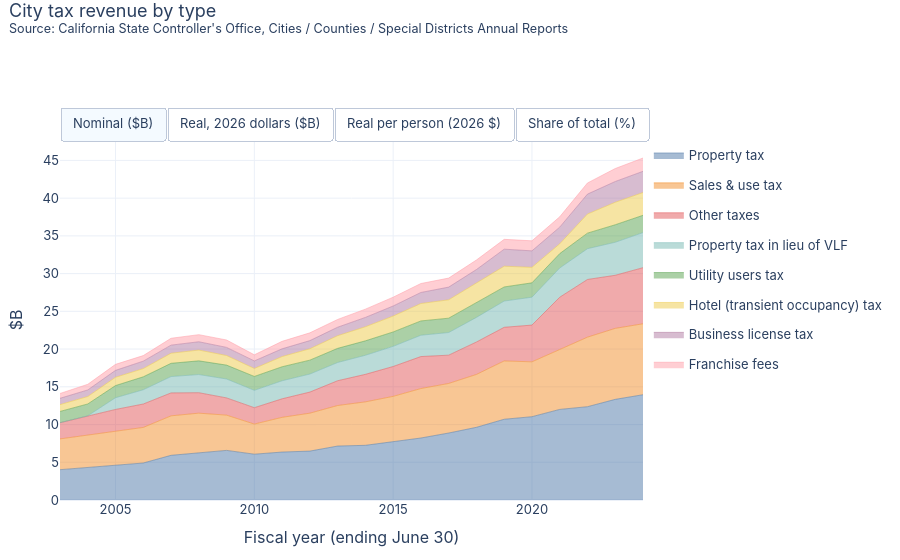
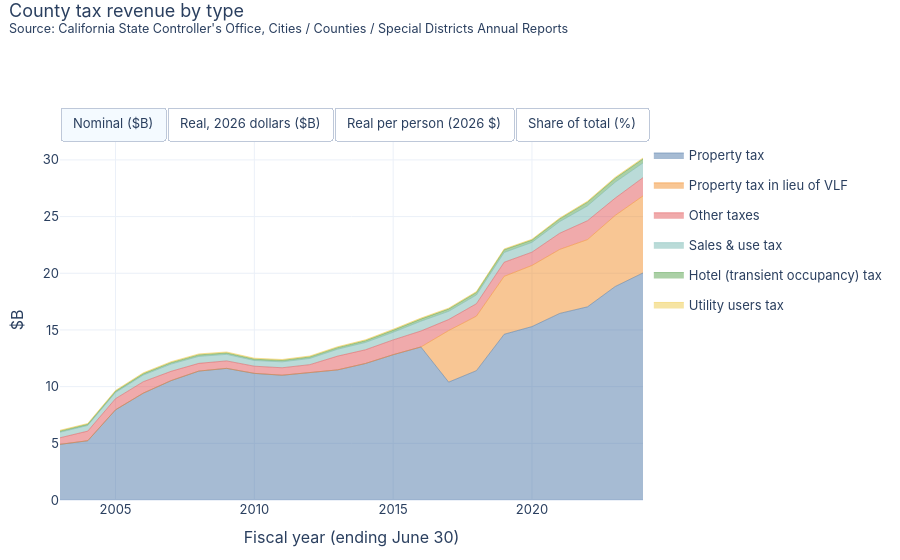

Notebook code for these charts, in order:
### Markdown cell above
# Local Taxes
Taxes collected by cities and counties, by type. SCO classifies franchise fees under taxes; they're shown separately here. 'Property tax in lieu of VLF' replaced the vehicle license fee revenue the state cut in 2004.

### Code cell
import pandas as pd
import plotly.graph_objects as go
import plotly.io as pio
from ca_taxes.io import PROCESSED
from ca_taxes.deflate import add_views, base_fy, LAST_ACTUAL_FY
from ca_taxes.style import stacked_area_toggle, base_layout, PALETTE, SOURCE_NOTE
pio.renderers.default = "plotly_mimetype"
SCO_NOTE = "Source: California State Controller's Office, Cities / Counties / Special Districts Annual Reports"
BREAK = {2016.5: "SCO reporting format changes"}
lt = pd.read_csv(PROCESSED / "local_taxes.csv")
for govt in ["City", "County"]:
    d = add_views(lt[lt.govt == govt].groupby(["fy", "tax_type"], as_index=False).amount_k.sum())
    stacked_area_toggle(d, "tax_type", f"{govt} tax revenue by type", SCO_NOTE).show()

### Figure 1 — Plotly figure (JSON) as saved in the notebook; plotly's stock layout.template omitted (floating-point values rounded to 4 significant figures)
{"data": [{"hovertemplate": "%{y:,.1f}", "legendgroup": "Property tax", "line": {"color": "#4e79a7", "width": 0.5}, "mode": "lines", "name": "Property tax", "showlegend": true, "stackgroup": "one", "type": "scatter", "visible": true, "x": [2003, 2004, 2005, 2006, 2007, 2008, 2009, 2010, 2011, 2012, 2013, 2014, 2015, 2016, 2017, 2018, 2019, 2020, 2021, 2022, 2023, 2024], "y": [4.017, 4.296, 4.618, 4.902, 5.92, 6.288, 6.576, 6.071, 6.352, 6.48, 7.149, 7.245, 7.69, 8.216, 8.874, 9.631, 10.7, 11.04, 12.0, 12.36, 13.33, 13.95]}, {"hovertemplate": "%{y:,.1f}", "legendgroup": "Sales & use tax", "line": {"color": "#f28e2b", "width": 0.5}, "mode": "lines", "name": "Sales & use tax", "showlegend": true, "stackgroup": "one", "type": "scatter", "visible": true, "x": [2003, 2004, 2005, 2006, 2007, 2008, 2009, 2010, 2011, 2012, 2013, 2014, 2015, 2016, 2017, 2018, 2019, 2020, 2021, 2022, 2023, 2024], "y": [4.076, 4.32, 4.573, 4.714, 5.232, 5.219, 4.673, 3.991, 4.602, 5.024, 5.373, 5.755, 6.042, 6.553, 6.569, 7.005, 7.726, 7.273, 7.936, 9.213, 9.407, 9.402]}, {"hovertemplate": "%{y:,.1f}", "legendgroup": "Other taxes", "line": {"color": "#e15759", "width": 0.5}, "mode": "lines", "name": "Other taxes", "showlegend": true, "stackgroup": "one", "type": "scatter", "visible": true, "x": [2003, 2004, 2005, 2006, 2007, 2008, 2009, 2010, 2011, 2012, 2013, 2014, 2015, 2016, 2017, 2018, 2019, 2020, 2021, 2022, 2023, 2024], "y": [2.147, 2.543, 2.808, 3.101, 3.037, 2.71, 2.278, 2.17, 2.453, 2.798, 3.28, 3.649, 3.957, 4.238, 3.749, 4.299, 4.457, 4.867, 6.928, 7.645, 7.035, 7.429]}, {"hovertemplate": "%{y:,.1f}", "legendgroup": "Property tax in lieu of VLF", "line": {"color": "#76b7b2", "width": 0.5}, "mode": "lines", "name": "Property tax in lieu of VLF", "showlegend": true, "stackgroup": "one", "type": "scatter", "visible": true, "x": [2003, 2004, 2005, 2006, 2007, 2008, 2009, 2010, 2011, 2012, 2013, 2014, 2015, 2016, 2017, 2018, 2019, 2020, 2021, 2022, 2023, 2024], "y": [0.0, 0.0, 1.552, 1.892, 2.168, 2.405, 2.508, 2.3, 2.393, 2.387, 2.415, 2.527, 2.669, 2.827, 2.998, 3.259, 3.478, 3.697, 3.873, 4.079, 4.373, 4.65]}, {"hovertemplate": "%{y:,.1f}", "legendgroup": "Utility users tax", "line": {"color": "#59a14f", "width": 0.5}, "mode": "lines", "name": "Utility users tax", "showlegend": true, "stackgroup": "one", "type": "scatter", "visible": true, "x": [2003, 2004, 2005, 2006, 2007, 2008, 2009, 2010, 2011, 2012, 2013, 2014, 2015, 2016, 2017, 2018, 2019, 2020, 2021, 2022, 2023, 2024], "y": [1.494, 1.567, 1.609, 1.714, 1.754, 1.816, 1.84, 1.841, 1.856, 1.845, 1.874, 1.912, 1.909, 1.893, 1.902, 1.923, 1.87, 1.902, 1.908, 2.063, 2.323, 2.292]}, {"hovertemplate": "%{y:,.1f}", "legendgroup": "Hotel (transient occupancy) tax", "line": {"color": "#edc948", "width": 0.5}, "mode": "lines", "name": "Hotel (transient occupancy) tax", "showlegend": true, "stackgroup": "one", "type": "scatter", "visible": true, "x": [2003, 2004, 2005, 2006, 2007, 2008, 2009, 2010, 2011, 2012, 2013, 2014, 2015, 2016, 2017, 2018, 2019, 2020, 2021, 2022, 2023, 2024], "y": [0.9056, 0.9844, 1.1, 1.091, 1.339, 1.43, 1.272, 1.056, 1.349, 1.505, 1.679, 1.867, 2.105, 2.311, 2.436, 2.585, 2.749, 2.053, 1.3, 2.532, 2.982, 3.019]}, {"hovertemplate": "%{y:,.1f}", "legendgroup": "Business license tax", "line": {"color": "#b07aa1", "width": 0.5}, "mode": "lines", "name": "Business license tax", "showlegend": true, "stackgroup": "one", "type": "scatter", "visible": true, "x": [2003, 2004, 2005, 2006, 2007, 2008, 2009, 2010, 2011, 2012, 2013, 2014, 2015, 2016, 2017, 2018, 2019, 2020, 2021, 2022, 2023, 2024], "y": [0.8359, 0.8723, 0.9187, 0.9855, 1.071, 1.1, 1.076, 0.9996, 1.029, 1.081, 1.123, 1.238, 1.336, 1.46, 1.681, 1.834, 2.259, 2.182, 2.205, 2.638, 2.749, 2.811]}, {"hovertemplate": "%{y:,.1f}", "legendgroup": "Franchise fees", "line": {"color": "#ff9da7", "width": 0.5}, "mode": "lines", "name": "Franchise fees", "showlegend": true, "stackgroup": "one", "type": "scatter", "visible": true, "x": [2003, 2004, 2005, 2006, 2007, 2008, 2009, 2010, 2011, 2012, 2013, 2014, 2015, 2016, 2017, 2018, 2019, 2020, 2021, 2022, 2023, 2024], "y": [0.6385, 0.7471, 0.7949, 0.7382, 0.9088, 0.9407, 0.9804, 0.8115, 0.9897, 1.031, 1.031, 1.096, 1.165, 1.186, 1.197, 1.262, 1.302, 1.332, 1.371, 1.476, 1.718, 1.763]}, {"hovertemplate": "%{y:,.1f}", "legendgroup": "Property tax", "line": {"color": "#4e79a7", "width": 0.5}, "mode": "lines", "name": "Property tax", "showlegend": false, "stackgroup": "one", "type": "scatter", "visible": false, "x": [2003, 2004, 2005, 2006, 2007, 2008, 2009, 2010, 2011, 2012, 2013, 2014, 2015, 2016, 2017, 2018, 2019, 2020, 2021, 2022, 2023, 2024], "y": [7.228, 7.563, 7.892, 8.074, 9.503, 9.732, 10.04, 9.176, 9.415, 9.33, 10.12, 10.1, 10.65, 11.3, 11.98, 12.72, 13.84, 14.06, 14.94, 14.36, 14.58, 14.76]}, {"hovertemplate": "%{y:,.1f}", "legendgroup": "Sales & use tax", "line": {"color": "#f28e2b", "width": 0.5}, "mode": "lines", "name": "Sales & use tax", "showlegend": false, "stackgroup": "one", "type": "scatter", "visible": false, "x": [2003, 2004, 2005, 2006, 2007, 2008, 2009, 2010, 2011, 2012, 2013, 2014, 2015, 2016, 2017, 2018, 2019, 2020, 2021, 2022, 2023, 2024], "y": [7.335, 7.605, 7.816, 7.763, 8.399, 8.078, 7.133, 6.032, 6.821, 7.234, 7.609, 8.024, 8.365, 9.012, 8.869, 9.25, 9.996, 9.263, 9.881, 10.7, 10.29, 9.951]}, {"hovertemplate": "%{y:,.1f}", "legendgroup": "Other taxes", "line": {"color": "#e15759", "width": 0.5}, "mode": "lines", "name": "Other taxes", "showlegend": false, "stackgroup": "one", "type": "scatter", "visible": false, "x": [2003, 2004, 2005, 2006, 2007, 2008, 2009, 2010, 2011, 2012, 2013, 2014, 2015, 2016, 2017, 2018, 2019, 2020, 2021, 2022, 2023, 2024], "y": [3.863, 4.478, 4.799, 5.107, 4.875, 4.195, 3.477, 3.28, 3.636, 4.028, 4.645, 5.088, 5.478, 5.828, 5.062, 5.676, 5.766, 6.198, 8.625, 8.881, 7.692, 7.863]}, {"hovertemplate": "%{y:,.1f}", "legendgroup": "Property tax in lieu of VLF", "line": {"color": "#76b7b2", "width": 0.5}, "mode": "lines", "name": "Property tax in lieu of VLF", "showlegend": false, "stackgroup": "one", "type": "scatter", "visible": false, "x": [2003, 2004, 2005, 2006, 2007, 2008, 2009, 2010, 2011, 2012, 2013, 2014, 2015, 2016, 2017, 2018, 2019, 2020, 2021, 2022, 2023, 2024], "y": [0.0, 0.0, 2.653, 3.117, 3.48, 3.723, 3.828, 3.476, 3.546, 3.437, 3.42, 3.523, 3.694, 3.888, 4.047, 4.304, 4.499, 4.709, 4.822, 4.739, 4.782, 4.922]}, {"hovertemplate": "%{y:,.1f}", "legendgroup": "Utility users tax", "line": {"color": "#59a14f", "width": 0.5}, "mode": "lines", "name": "Utility users tax", "showlegend": false, "stackgroup": "one", "type": "scatter", "visible": false, "x": [2003, 2004, 2005, 2006, 2007, 2008, 2009, 2010, 2011, 2012, 2013, 2014, 2015, 2016, 2017, 2018, 2019, 2020, 2021, 2022, 2023, 2024], "y": [2.688, 2.758, 2.75, 2.822, 2.816, 2.811, 2.809, 2.783, 2.751, 2.657, 2.653, 2.665, 2.643, 2.603, 2.568, 2.539, 2.419, 2.422, 2.375, 2.396, 2.54, 2.425]}, {"hovertemplate": "%{y:,.1f}", "legendgroup": "Hotel (transient occupancy) tax", "line": {"color": "#edc948", "width": 0.5}, "mode": "lines", "name": "Hotel (transient occupancy) tax", "showlegend": false, "stackgroup": "one", "type": "scatter", "visible": false, "x": [2003, 2004, 2005, 2006, 2007, 2008, 2009, 2010, 2011, 2012, 2013, 2014, 2015, 2016, 2017, 2018, 2019, 2020, 2021, 2022, 2023, 2024], "y": [1.63, 1.733, 1.88, 1.797, 2.15, 2.214, 1.941, 1.596, 2.0, 2.168, 2.377, 2.603, 2.914, 3.178, 3.289, 3.414, 3.556, 2.614, 1.618, 2.942, 3.26, 3.196]}, {"hovertemplate": "%{y:,.1f}", "legendgroup": "Business license tax", "line": {"color": "#b07aa1", "width": 0.5}, "mode": "lines", "name": "Business license tax", "showlegend": false, "stackgroup": "one", "type": "scatter", "visible": false, "x": [2003, 2004, 2005, 2006, 2007, 2008, 2009, 2010, 2011, 2012, 2013, 2014, 2015, 2016, 2017, 2018, 2019, 2020, 2021, 2022, 2023, 2024], "y": [1.504, 1.536, 1.57, 1.623, 1.718, 1.703, 1.642, 1.511, 1.525, 1.556, 1.59, 1.725, 1.85, 2.009, 2.269, 2.422, 2.922, 2.779, 2.746, 3.065, 3.006, 2.975]}, {"hovertemplate": "%{y:,.1f}", "legendgroup": "Franchise fees", "line": {"color": "#ff9da7", "width": 0.5}, "mode": "lines", "name": "Franchise fees", "showlegend": false, "stackgroup": "one", "type": "scatter", "visible": false, "x": [2003, 2004, 2005, 2006, 2007, 2008, 2009, 2010, 2011, 2012, 2013, 2014, 2015, 2016, 2017, 2018, 2019, 2020, 2021, 2022, 2023, 2024], "y": [1.149, 1.315, 1.359, 1.216, 1.459, 1.456, 1.496, 1.227, 1.467, 1.485, 1.459, 1.529, 1.613, 1.631, 1.616, 1.667, 1.684, 1.697, 1.708, 1.715, 1.879, 1.866]}, {"hovertemplate": "%{y:,.0f}", "legendgroup": "Property tax", "line": {"color": "#4e79a7", "width": 0.5}, "mode": "lines", "name": "Property tax", "showlegend": false, "stackgroup": "one", "type": "scatter", "visible": false, "x": [2003, 2004, 2005, 2006, 2007, 2008, 2009, 2010, 2011, 2012, 2013, 2014, 2015, 2016, 2017, 2018, 2019, 2020, 2021, 2022, 2023, 2024], "y": [206.2, 213.6, 221.1, 224.7, 263.0, 267.2, 272.9, 247.1, 251.2, 246.9, 265.7, 262.9, 274.8, 289.5, 305.3, 322.9, 351.0, 356.0, 379.9, 367.0, 372.4, 375.9]}, {"hovertemplate": "%{y:,.0f}", "legendgroup": "Sales & use tax", "line": {"color": "#f28e2b", "width": 0.5}, "mode": "lines", "name": "Sales & use tax", "showlegend": false, "stackgroup": "one", "type": "scatter", "visible": false, "x": [2003, 2004, 2005, 2006, 2007, 2008, 2009, 2010, 2011, 2012, 2013, 2014, 2015, 2016, 2017, 2018, 2019, 2020, 2021, 2022, 2023, 2024], "y": [209.2, 214.7, 218.9, 216.1, 232.4, 221.8, 193.9, 162.4, 182.0, 191.4, 199.7, 208.8, 215.9, 230.9, 226.0, 234.9, 253.5, 234.6, 251.2, 273.5, 262.7, 253.4]}, {"hovertemplate": "%{y:,.0f}", "legendgroup": "Other taxes", "line": {"color": "#e15759", "width": 0.5}, "mode": "lines", "name": "Other taxes", "showlegend": false, "stackgroup": "one", "type": "scatter", "visible": false, "x": [2003, 2004, 2005, 2006, 2007, 2008, 2009, 2010, 2011, 2012, 2013, 2014, 2015, 2016, 2017, 2018, 2019, 2020, 2021, 2022, 2023, 2024], "y": [110.2, 126.4, 134.4, 142.2, 134.9, 115.2, 94.52, 88.31, 97.02, 106.6, 121.9, 132.4, 141.4, 149.3, 129.0, 144.1, 146.2, 157.0, 219.3, 226.9, 196.5, 200.2]}, {"hovertemplate": "%{y:,.0f}", "legendgroup": "Property tax in lieu of VLF", "line": {"color": "#76b7b2", "width": 0.5}, "mode": "lines", "name": "Property tax in lieu of VLF", "showlegend": false, "stackgroup": "one", "type": "scatter", "visible": false, "x": [2003, 2004, 2005, 2006, 2007, 2008, 2009, 2010, 2011, 2012, 2013, 2014, 2015, 2016, 2017, 2018, 2019, 2020, 2021, 2022, 2023, 2024], "y": [0.0, 0.0, 74.3, 86.75, 96.3, 102.2, 104.1, 93.6, 94.62, 90.94, 89.76, 91.69, 95.35, 99.63, 103.1, 109.3, 114.1, 119.3, 122.6, 121.1, 122.1, 125.3]}, {"hovertemplate": "%{y:,.0f}", "legendgroup": "Utility users tax", "line": {"color": "#59a14f", "width": 0.5}, "mode": "lines", "name": "Utility users tax", "showlegend": false, "stackgroup": "one", "type": "scatter", "visible": false, "x": [2003, 2004, 2005, 2006, 2007, 2008, 2009, 2010, 2011, 2012, 2013, 2014, 2015, 2016, 2017, 2018, 2019, 2020, 2021, 2022, 2023, 2024], "y": [76.66, 77.88, 77.02, 78.55, 77.93, 77.17, 76.35, 74.93, 73.41, 70.31, 69.64, 69.37, 68.2, 66.71, 65.45, 64.47, 61.34, 61.34, 60.38, 61.22, 64.88, 61.76]}, {"hovertemplate": "%{y:,.0f}", "legendgroup": "Hotel (transient occupancy) tax", "line": {"color": "#edc948", "width": 0.5}, "mode": "lines", "name": "Hotel (transient occupancy) tax", "showlegend": false, "stackgroup": "one", "type": "scatter", "visible": false, "x": [2003, 2004, 2005, 2006, 2007, 2008, 2009, 2010, 2011, 2012, 2013, 2014, 2015, 2016, 2017, 2018, 2019, 2020, 2021, 2022, 2023, 2024], "y": [46.47, 48.94, 52.67, 50.02, 59.5, 60.78, 52.78, 42.99, 53.35, 57.36, 62.4, 67.74, 75.22, 81.43, 83.81, 86.68, 90.17, 66.22, 41.13, 75.16, 83.26, 81.37]}, {"hovertemplate": "%{y:,.0f}", "legendgroup": "Business license tax", "line": {"color": "#b07aa1", "width": 0.5}, "mode": "lines", "name": "Business license tax", "showlegend": false, "stackgroup": "one", "type": "scatter", "visible": false, "x": [2003, 2004, 2005, 2006, 2007, 2008, 2009, 2010, 2011, 2012, 2013, 2014, 2015, 2016, 2017, 2018, 2019, 2020, 2021, 2022, 2023, 2024], "y": [42.9, 43.36, 43.98, 45.18, 47.55, 46.75, 44.64, 40.68, 40.7, 41.18, 41.74, 44.91, 47.74, 51.47, 57.83, 61.49, 74.1, 70.39, 69.79, 78.3, 76.76, 75.76]}, {"hovertemplate": "%{y:,.0f}", "legendgroup": "Franchise fees", "line": {"color": "#ff9da7", "width": 0.5}, "mode": "lines", "name": "Franchise fees", "showlegend": false, "stackgroup": "one", "type": "scatter", "visible": false, "x": [2003, 2004, 2005, 2006, 2007, 2008, 2009, 2010, 2011, 2012, 2013, 2014, 2015, 2016, 2017, 2018, 2019, 2020, 2021, 2022, 2023, 2024], "y": [32.77, 37.14, 38.05, 33.84, 40.37, 39.97, 40.68, 33.03, 39.14, 39.29, 38.3, 39.79, 41.63, 41.79, 41.19, 42.32, 42.7, 42.97, 43.41, 43.81, 47.99, 47.52]}, {"hovertemplate": "%{y:.1f}", "legendgroup": "Property tax", "line": {"color": "#4e79a7", "width": 0.5}, "mode": "lines", "name": "Property tax", "showlegend": false, "stackgroup": "one", "type": "scatter", "visible": false, "x": [2003, 2004, 2005, 2006, 2007, 2008, 2009, 2010, 2011, 2012, 2013, 2014, 2015, 2016, 2017, 2018, 2019, 2020, 2021, 2022, 2023, 2024], "y": [28.46, 28.03, 25.69, 25.62, 27.63, 28.7, 31.01, 31.55, 30.21, 29.25, 29.88, 28.65, 28.62, 28.64, 30.18, 30.29, 30.98, 32.14, 31.99, 29.43, 30.36, 30.78]}, {"hovertemplate": "%{y:.1f}", "legendgroup": "Sales & use tax", "line": {"color": "#f28e2b", "width": 0.5}, "mode": "lines", "name": "Sales & use tax", "showlegend": false, "stackgroup": "one", "type": "scatter", "visible": false, "x": [2003, 2004, 2005, 2006, 2007, 2008, 2009, 2010, 2011, 2012, 2013, 2014, 2015, 2016, 2017, 2018, 2019, 2020, 2021, 2022, 2023, 2024], "y": [28.88, 28.18, 25.44, 24.63, 24.42, 23.82, 22.04, 20.74, 21.89, 22.68, 22.46, 22.76, 22.49, 22.85, 22.34, 22.03, 22.37, 21.18, 21.15, 21.93, 21.42, 20.75]}, {"hovertemplate": "%{y:.1f}", "legendgroup": "Other taxes", "line": {"color": "#e15759", "width": 0.5}, "mode": "lines", "name": "Other taxes", "showlegend": false, "stackgroup": "one", "type": "scatter", "visible": false, "x": [2003, 2004, 2005, 2006, 2007, 2008, 2009, 2010, 2011, 2012, 2013, 2014, 2015, 2016, 2017, 2018, 2019, 2020, 2021, 2022, 2023, 2024], "y": [15.21, 16.59, 15.62, 16.2, 14.17, 12.37, 10.74, 11.28, 11.67, 12.63, 13.71, 14.43, 14.72, 14.77, 12.75, 13.52, 12.9, 14.17, 18.46, 18.2, 16.02, 16.39]}, {"hovertemplate": "%{y:.1f}", "legendgroup": "Property tax in lieu of VLF", "line": {"color": "#76b7b2", "width": 0.5}, "mode": "lines", "name": "Property tax in lieu of VLF", "showlegend": false, "stackgroup": "one", "type": "scatter", "visible": false, "x": [2003, 2004, 2005, 2006, 2007, 2008, 2009, 2010, 2011, 2012, 2013, 2014, 2015, 2016, 2017, 2018, 2019, 2020, 2021, 2022, 2023, 2024], "y": [0.0, 0.0, 8.635, 9.888, 10.12, 10.98, 11.83, 11.95, 11.38, 10.78, 10.09, 9.991, 9.93, 9.856, 10.19, 10.25, 10.07, 10.77, 10.32, 9.71, 9.957, 10.26]}, {"hovertemplate": "%{y:.1f}", "legendgroup": "Utility users tax", "line": {"color": "#59a14f", "width": 0.5}, "mode": "lines", "name": "Utility users tax", "showlegend": false, "stackgroup": "one", "type": "scatter", "visible": false, "x": [2003, 2004, 2005, 2006, 2007, 2008, 2009, 2010, 2011, 2012, 2013, 2014, 2015, 2016, 2017, 2018, 2019, 2020, 2021, 2022, 2023, 2024], "y": [10.58, 10.22, 8.951, 8.954, 8.186, 8.29, 8.678, 9.57, 8.829, 8.331, 7.832, 7.559, 7.103, 6.599, 6.469, 6.047, 5.413, 5.537, 5.084, 4.91, 5.29, 5.057]}, {"hovertemplate": "%{y:.1f}", "legendgroup": "Hotel (transient occupancy) tax", "line": {"color": "#edc948", "width": 0.5}, "mode": "lines", "name": "Hotel (transient occupancy) tax", "showlegend": false, "stackgroup": "one", "type": "scatter", "visible": false, "x": [2003, 2004, 2005, 2006, 2007, 2008, 2009, 2010, 2011, 2012, 2013, 2014, 2015, 2016, 2017, 2018, 2019, 2020, 2021, 2022, 2023, 2024], "y": [6.416, 6.422, 6.121, 5.702, 6.25, 6.528, 5.999, 5.49, 6.417, 6.796, 7.018, 7.381, 7.834, 8.056, 8.284, 8.13, 7.958, 5.977, 3.464, 6.028, 6.789, 6.662]}, {"hovertemplate": "%{y:.1f}", "legendgroup": "Business license tax", "line": {"color": "#b07aa1", "width": 0.5}, "mode": "lines", "name": "Business license tax", "showlegend": false, "stackgroup": "one", "type": "scatter", "visible": false, "x": [2003, 2004, 2005, 2006, 2007, 2008, 2009, 2010, 2011, 2012, 2013, 2014, 2015, 2016, 2017, 2018, 2019, 2020, 2021, 2022, 2023, 2024], "y": [5.923, 5.69, 5.111, 5.15, 4.995, 5.021, 5.074, 5.196, 4.895, 4.879, 4.694, 4.894, 4.972, 5.092, 5.716, 5.768, 6.539, 6.354, 5.877, 6.279, 6.258, 6.203]}, {"hovertemplate": "%{y:.1f}", "legendgroup": "Franchise fees", "line": {"color": "#ff9da7", "width": 0.5}, "mode": "lines", "name": "Franchise fees", "showlegend": false, "stackgroup": "one", "type": "scatter", "visible": false, "x": [2003, 2004, 2005, 2006, 2007, 2008, 2009, 2010, 2011, 2012, 2013, 2014, 2015, 2016, 2017, 2018, 2019, 2020, 2021, 2022, 2023, 2024], "y": [4.524, 4.873, 4.422, 3.857, 4.241, 4.293, 4.624, 4.218, 4.707, 4.655, 4.308, 4.335, 4.336, 4.135, 4.071, 3.97, 3.769, 3.879, 3.655, 3.513, 3.912, 3.891]}], "layout": {"font": {"family": "-apple-system, Segoe UI, sans-serif", "size": 13}, "height": 560, "hovermode": "x unified", "legend": {"orientation": "v", "x": 1.01}, "margin": {"b": 60, "l": 60, "r": 20, "t": 140}, "title": {"text": "City tax revenue by type<br><sup>Source: California State Controller's Office, Cities / Counties / Special Districts Annual Reports</sup>", "x": 0.01, "y": 0.97, "yanchor": "top"}, "updatemenus": [{"buttons": [{"args": [{"visible": [true, true, true, true, true, true, true, true, false, false, false, false, false, false, false, false, false, false, false, false, false, false, false, false, false, false, false, false, false, false, false, false]}, {"yaxis.title.text": "$B"}], "label": "Nominal ($B)", "method": "update"}, {"args": [{"visible": [false, false, false, false, false, false, false, false, true, true, true, true, true, true, true, true, false, false, false, false, false, false, false, false, false, false, false, false, false, false, false, false]}, {"yaxis.title.text": "$B"}], "label": "Real, 2026 dollars ($B)", "method": "update"}, {"args": [{"visible": [false, false, false, false, false, false, false, false, false, false, false, false, false, false, false, false, true, true, true, true, true, true, true, true, false, false, false, false, false, false, false, false]}, {"yaxis.title.text": "$ per person"}], "label": "Real per person (2026 $)", "method": "update"}, {"args": [{"visible": [false, false, false, false, false, false, false, false, false, false, false, false, false, false, false, false, false, false, false, false, false, false, false, false, true, true, true, true, true, true, true, true]}, {"yaxis.title.text": "%"}], "label": "Share of total (%)", "method": "update"}], "direction": "right", "showactive": true, "type": "buttons", "x": 0, "xanchor": "left", "y": 1.0, "yanchor": "bottom"}], "xaxis": {"title": {"text": "Fiscal year (ending June 30)"}}, "yaxis": {"title": {"text": "$B"}}}}

### Figure 2 — Plotly figure (JSON) as saved in the notebook; plotly's stock layout.template omitted (floating-point values rounded to 4 significant figures)
{"data": [{"hovertemplate": "%{y:,.1f}", "legendgroup": "Property tax", "line": {"color": "#4e79a7", "width": 0.5}, "mode": "lines", "name": "Property tax", "showlegend": true, "stackgroup": "one", "type": "scatter", "visible": true, "x": [2003, 2004, 2005, 2006, 2007, 2008, 2009, 2010, 2011, 2012, 2013, 2014, 2015, 2016, 2017, 2018, 2019, 2020, 2021, 2022, 2023, 2024], "y": [4.909, 5.229, 7.956, 9.426, 10.53, 11.37, 11.61, 11.17, 11.01, 11.24, 11.48, 12.04, 12.82, 13.5, 10.4, 11.41, 14.62, 15.3, 16.46, 17.04, 18.84, 20.03]}, {"hovertemplate": "%{y:,.1f}", "legendgroup": "Property tax in lieu of VLF", "line": {"color": "#f28e2b", "width": 0.5}, "mode": "lines", "name": "Property tax in lieu of VLF", "showlegend": true, "stackgroup": "one", "type": "scatter", "visible": true, "x": [2003, 2004, 2005, 2006, 2007, 2008, 2009, 2010, 2011, 2012, 2013, 2014, 2015, 2016, 2017, 2018, 2019, 2020, 2021, 2022, 2023, 2024], "y": [0.0, 0.0, 0.0, 0.0, 0.0, 0.0, 0.0, 0.0, 0.0, 0.0, 0.0, 0.0, 0.0, 0.0, 4.548, 4.806, 5.112, 5.39, 5.644, 5.931, 6.267, 6.799]}, {"hovertemplate": "%{y:,.1f}", "legendgroup": "Other taxes", "line": {"color": "#e15759", "width": 0.5}, "mode": "lines", "name": "Other taxes", "showlegend": true, "stackgroup": "one", "type": "scatter", "visible": true, "x": [2003, 2004, 2005, 2006, 2007, 2008, 2009, 2010, 2011, 2012, 2013, 2014, 2015, 2016, 2017, 2018, 2019, 2020, 2021, 2022, 2023, 2024], "y": [0.5808, 0.847, 0.9847, 1.007, 0.8204, 0.68, 0.6568, 0.6323, 0.6588, 0.7029, 1.215, 1.212, 1.306, 1.409, 0.9722, 1.099, 1.243, 1.174, 1.43, 1.665, 1.531, 1.607]}, {"hovertemplate": "%{y:,.1f}", "legendgroup": "Sales & use tax", "line": {"color": "#76b7b2", "width": 0.5}, "mode": "lines", "name": "Sales & use tax", "showlegend": true, "stackgroup": "one", "type": "scatter", "visible": true, "x": [2003, 2004, 2005, 2006, 2007, 2008, 2009, 2010, 2011, 2012, 2013, 2014, 2015, 2016, 2017, 2018, 2019, 2020, 2021, 2022, 2023, 2024], "y": [0.4883, 0.4988, 0.541, 0.5865, 0.6369, 0.6135, 0.5782, 0.5039, 0.5232, 0.548, 0.6077, 0.6445, 0.6697, 0.8624, 0.7227, 0.77, 0.8606, 0.8606, 1.023, 1.306, 1.401, 1.297]}, {"hovertemplate": "%{y:,.1f}", "legendgroup": "Hotel (transient occupancy) tax", "line": {"color": "#59a14f", "width": 0.5}, "mode": "lines", "name": "Hotel (transient occupancy) tax", "showlegend": true, "stackgroup": "one", "type": "scatter", "visible": true, "x": [2003, 2004, 2005, 2006, 2007, 2008, 2009, 2010, 2011, 2012, 2013, 2014, 2015, 2016, 2017, 2018, 2019, 2020, 2021, 2022, 2023, 2024], "y": [0.09612, 0.09934, 0.1072, 0.1136, 0.1243, 0.1314, 0.1204, 0.1122, 0.1193, 0.1302, 0.1383, 0.1496, 0.1744, 0.1874, 0.2024, 0.2202, 0.2373, 0.2039, 0.2365, 0.3286, 0.3372, 0.3459]}, {"hovertemplate": "%{y:,.1f}", "legendgroup": "Utility users tax", "line": {"color": "#edc948", "width": 0.5}, "mode": "lines", "name": "Utility users tax", "showlegend": true, "stackgroup": "one", "type": "scatter", "visible": true, "x": [2003, 2004, 2005, 2006, 2007, 2008, 2009, 2010, 2011, 2012, 2013, 2014, 2015, 2016, 2017, 2018, 2019, 2020, 2021, 2022, 2023, 2024], "y": [0.07682, 0.07642, 0.07849, 0.08454, 0.08749, 0.08932, 0.09205, 0.09009, 0.08727, 0.08754, 0.08485, 0.08428, 0.09114, 0.08786, 0.07962, 0.07931, 0.07524, 0.07332, 0.07743, 0.08507, 0.09647, 0.09082]}, {"hovertemplate": "%{y:,.1f}", "legendgroup": "Property tax", "line": {"color": "#4e79a7", "width": 0.5}, "mode": "lines", "name": "Property tax", "showlegend": false, "stackgroup": "one", "type": "scatter", "visible": false, "x": [2003, 2004, 2005, 2006, 2007, 2008, 2009, 2010, 2011, 2012, 2013, 2014, 2015, 2016, 2017, 2018, 2019, 2020, 2021, 2022, 2023, 2024], "y": [8.832, 9.206, 13.6, 15.52, 16.9, 17.6, 17.72, 16.88, 16.31, 16.18, 16.25, 16.79, 17.74, 18.57, 14.04, 15.07, 18.91, 19.48, 20.49, 19.8, 20.6, 21.2]}, {"hovertemplate": "%{y:,.1f}", "legendgroup": "Property tax in lieu of VLF", "line": {"color": "#f28e2b", "width": 0.5}, "mode": "lines", "name": "Property tax in lieu of VLF", "showlegend": false, "stackgroup": "one", "type": "scatter", "visible": false, "x": [2003, 2004, 2005, 2006, 2007, 2008, 2009, 2010, 2011, 2012, 2013, 2014, 2015, 2016, 2017, 2018, 2019, 2020, 2021, 2022, 2023, 2024], "y": [0.0, 0.0, 0.0, 0.0, 0.0, 0.0, 0.0, 0.0, 0.0, 0.0, 0.0, 0.0, 0.0, 0.0, 6.14, 6.346, 6.613, 6.865, 7.027, 6.891, 6.852, 7.196]}, {"hovertemplate": "%{y:,.1f}", "legendgroup": "Other taxes", "line": {"color": "#e15759", "width": 0.5}, "mode": "lines", "name": "Other taxes", "showlegend": false, "stackgroup": "one", "type": "scatter", "visible": false, "x": [2003, 2004, 2005, 2006, 2007, 2008, 2009, 2010, 2011, 2012, 2013, 2014, 2015, 2016, 2017, 2018, 2019, 2020, 2021, 2022, 2023, 2024], "y": [1.045, 1.491, 1.683, 1.658, 1.317, 1.052, 1.003, 0.9557, 0.9764, 1.012, 1.72, 1.689, 1.808, 1.937, 1.313, 1.451, 1.609, 1.495, 1.78, 1.935, 1.675, 1.701]}, {"hovertemplate": "%{y:,.1f}", "legendgroup": "Sales & use tax", "line": {"color": "#76b7b2", "width": 0.5}, "mode": "lines", "name": "Sales & use tax", "showlegend": false, "stackgroup": "one", "type": "scatter", "visible": false, "x": [2003, 2004, 2005, 2006, 2007, 2008, 2009, 2010, 2011, 2012, 2013, 2014, 2015, 2016, 2017, 2018, 2019, 2020, 2021, 2022, 2023, 2024], "y": [0.8786, 0.8781, 0.9246, 0.9659, 1.022, 0.9496, 0.8826, 0.7617, 0.7755, 0.7891, 0.8605, 0.8987, 0.9271, 1.186, 0.9758, 1.017, 1.113, 1.096, 1.274, 1.517, 1.532, 1.373]}, {"hovertemplate": "%{y:,.1f}", "legendgroup": "Hotel (transient occupancy) tax", "line": {"color": "#59a14f", "width": 0.5}, "mode": "lines", "name": "Hotel (transient occupancy) tax", "showlegend": false, "stackgroup": "one", "type": "scatter", "visible": false, "x": [2003, 2004, 2005, 2006, 2007, 2008, 2009, 2010, 2011, 2012, 2013, 2014, 2015, 2016, 2017, 2018, 2019, 2020, 2021, 2022, 2023, 2024], "y": [0.1729, 0.1749, 0.1832, 0.1871, 0.1996, 0.2033, 0.1838, 0.1696, 0.1769, 0.1875, 0.1958, 0.2086, 0.2415, 0.2577, 0.2732, 0.2908, 0.307, 0.2597, 0.2945, 0.3818, 0.3687, 0.3661]}, {"hovertemplate": "%{y:,.1f}", "legendgroup": "Utility users tax", "line": {"color": "#edc948", "width": 0.5}, "mode": "lines", "name": "Utility users tax", "showlegend": false, "stackgroup": "one", "type": "scatter", "visible": false, "x": [2003, 2004, 2005, 2006, 2007, 2008, 2009, 2010, 2011, 2012, 2013, 2014, 2015, 2016, 2017, 2018, 2019, 2020, 2021, 2022, 2023, 2024], "y": [0.1382, 0.1345, 0.1342, 0.1392, 0.1404, 0.1382, 0.1405, 0.1362, 0.1294, 0.126, 0.1201, 0.1175, 0.1262, 0.1208, 0.1075, 0.1047, 0.09733, 0.09338, 0.0964, 0.09883, 0.1055, 0.09613]}, {"hovertemplate": "%{y:,.0f}", "legendgroup": "Property tax", "line": {"color": "#4e79a7", "width": 0.5}, "mode": "lines", "name": "Property tax", "showlegend": false, "stackgroup": "one", "type": "scatter", "visible": false, "x": [2003, 2004, 2005, 2006, 2007, 2008, 2009, 2010, 2011, 2012, 2013, 2014, 2015, 2016, 2017, 2018, 2019, 2020, 2021, 2022, 2023, 2024], "y": [251.9, 260.0, 380.9, 432.1, 467.8, 483.3, 481.9, 454.6, 435.3, 428.1, 426.6, 436.9, 458.0, 475.7, 357.8, 382.5, 479.6, 493.5, 521.0, 505.8, 526.0, 539.8]}, {"hovertemplate": "%{y:,.0f}", "legendgroup": "Property tax in lieu of VLF", "line": {"color": "#f28e2b", "width": 0.5}, "mode": "lines", "name": "Property tax in lieu of VLF", "showlegend": false, "stackgroup": "one", "type": "scatter", "visible": false, "x": [2003, 2004, 2005, 2006, 2007, 2008, 2009, 2010, 2011, 2012, 2013, 2014, 2015, 2016, 2017, 2018, 2019, 2020, 2021, 2022, 2023, 2024], "y": [0.0, 0.0, 0.0, 0.0, 0.0, 0.0, 0.0, 0.0, 0.0, 0.0, 0.0, 0.0, 0.0, 0.0, 156.5, 161.1, 167.7, 173.9, 178.6, 176.1, 175.0, 183.2]}, {"hovertemplate": "%{y:,.0f}", "legendgroup": "Other taxes", "line": {"color": "#e15759", "width": 0.5}, "mode": "lines", "name": "Other taxes", "showlegend": false, "stackgroup": "one", "type": "scatter", "visible": false, "x": [2003, 2004, 2005, 2006, 2007, 2008, 2009, 2010, 2011, 2012, 2013, 2014, 2015, 2016, 2017, 2018, 2019, 2020, 2021, 2022, 2023, 2024], "y": [29.81, 42.11, 47.14, 46.16, 36.44, 28.89, 27.25, 25.73, 26.05, 26.78, 45.14, 43.97, 46.67, 49.63, 33.45, 36.83, 40.79, 37.85, 45.25, 49.44, 42.77, 43.32]}, {"hovertemplate": "%{y:,.0f}", "legendgroup": "Sales & use tax", "line": {"color": "#76b7b2", "width": 0.5}, "mode": "lines", "name": "Sales & use tax", "showlegend": false, "stackgroup": "one", "type": "scatter", "visible": false, "x": [2003, 2004, 2005, 2006, 2007, 2008, 2009, 2010, 2011, 2012, 2013, 2014, 2015, 2016, 2017, 2018, 2019, 2020, 2021, 2022, 2023, 2024], "y": [25.06, 24.79, 25.9, 26.89, 28.29, 26.07, 23.99, 20.51, 20.69, 20.88, 22.58, 23.39, 23.93, 30.39, 24.87, 25.81, 28.23, 27.76, 32.38, 38.75, 39.13, 34.95]}, {"hovertemplate": "%{y:,.0f}", "legendgroup": "Hotel (transient occupancy) tax", "line": {"color": "#59a14f", "width": 0.5}, "mode": "lines", "name": "Hotel (transient occupancy) tax", "showlegend": false, "stackgroup": "one", "type": "scatter", "visible": false, "x": [2003, 2004, 2005, 2006, 2007, 2008, 2009, 2010, 2011, 2012, 2013, 2014, 2015, 2016, 2017, 2018, 2019, 2020, 2021, 2022, 2023, 2024], "y": [4.933, 4.938, 5.131, 5.208, 5.524, 5.581, 4.996, 4.567, 4.719, 4.962, 5.139, 5.43, 6.232, 6.603, 6.962, 7.383, 7.785, 6.578, 7.486, 9.754, 9.418, 9.321]}, {"hovertemplate": "%{y:,.0f}", "legendgroup": "Utility users tax", "line": {"color": "#edc948", "width": 0.5}, "mode": "lines", "name": "Utility users tax", "showlegend": false, "stackgroup": "one", "type": "scatter", "visible": false, "x": [2003, 2004, 2005, 2006, 2007, 2008, 2009, 2010, 2011, 2012, 2013, 2014, 2015, 2016, 2017, 2018, 2019, 2020, 2021, 2022, 2023, 2024], "y": [3.942, 3.799, 3.758, 3.876, 3.886, 3.795, 3.82, 3.667, 3.451, 3.335, 3.153, 3.058, 3.256, 3.096, 2.739, 2.659, 2.468, 2.365, 2.451, 2.525, 2.694, 2.448]}, {"hovertemplate": "%{y:.1f}", "legendgroup": "Property tax", "line": {"color": "#4e79a7", "width": 0.5}, "mode": "lines", "name": "Property tax", "showlegend": false, "stackgroup": "one", "type": "scatter", "visible": false, "x": [2003, 2004, 2005, 2006, 2007, 2008, 2009, 2010, 2011, 2012, 2013, 2014, 2015, 2016, 2017, 2018, 2019, 2020, 2021, 2022, 2023, 2024], "y": [79.81, 77.46, 82.3, 84.03, 86.32, 88.25, 88.92, 89.3, 88.8, 88.44, 84.87, 85.21, 85.12, 84.13, 61.45, 62.06, 66.01, 66.51, 66.18, 64.65, 66.16, 66.39]}, {"hovertemplate": "%{y:.1f}", "legendgroup": "Property tax in lieu of VLF", "line": {"color": "#f28e2b", "width": 0.5}, "mode": "lines", "name": "Property tax in lieu of VLF", "showlegend": false, "stackgroup": "one", "type": "scatter", "visible": false, "x": [2003, 2004, 2005, 2006, 2007, 2008, 2009, 2010, 2011, 2012, 2013, 2014, 2015, 2016, 2017, 2018, 2019, 2020, 2021, 2022, 2023, 2024], "y": [0.0, 0.0, 0.0, 0.0, 0.0, 0.0, 0.0, 0.0, 0.0, 0.0, 0.0, 0.0, 0.0, 0.0, 26.87, 26.14, 23.08, 23.44, 22.69, 22.5, 22.01, 22.54]}, {"hovertemplate": "%{y:.1f}", "legendgroup": "Other taxes", "line": {"color": "#e15759", "width": 0.5}, "mode": "lines", "name": "Other taxes", "showlegend": false, "stackgroup": "one", "type": "scatter", "visible": false, "x": [2003, 2004, 2005, 2006, 2007, 2008, 2009, 2010, 2011, 2012, 2013, 2014, 2015, 2016, 2017, 2018, 2019, 2020, 2021, 2022, 2023, 2024], "y": [9.443, 12.55, 10.19, 8.976, 6.724, 5.276, 5.029, 5.055, 5.315, 5.532, 8.982, 8.576, 8.673, 8.778, 5.744, 5.975, 5.614, 5.102, 5.748, 6.319, 5.379, 5.328]}, {"hovertemplate": "%{y:.1f}", "legendgroup": "Sales & use tax", "line": {"color": "#76b7b2", "width": 0.5}, "mode": "lines", "name": "Sales & use tax", "showlegend": false, "stackgroup": "one", "type": "scatter", "visible": false, "x": [2003, 2004, 2005, 2006, 2007, 2008, 2009, 2010, 2011, 2012, 2013, 2014, 2015, 2016, 2017, 2018, 2019, 2020, 2021, 2022, 2023, 2024], "y": [7.939, 7.388, 5.596, 5.228, 5.22, 4.76, 4.427, 4.028, 4.221, 4.313, 4.494, 4.562, 4.447, 5.374, 4.27, 4.188, 3.885, 3.742, 4.114, 4.954, 4.922, 4.299]}, {"hovertemplate": "%{y:.1f}", "legendgroup": "Hotel (transient occupancy) tax", "line": {"color": "#59a14f", "width": 0.5}, "mode": "lines", "name": "Hotel (transient occupancy) tax", "showlegend": false, "stackgroup": "one", "type": "scatter", "visible": false, "x": [2003, 2004, 2005, 2006, 2007, 2008, 2009, 2010, 2011, 2012, 2013, 2014, 2015, 2016, 2017, 2018, 2019, 2020, 2021, 2022, 2023, 2024], "y": [1.563, 1.471, 1.109, 1.013, 1.019, 1.019, 0.9218, 0.897, 0.9627, 1.025, 1.023, 1.059, 1.158, 1.168, 1.196, 1.198, 1.072, 0.8867, 0.951, 1.247, 1.185, 1.146]}, {"hovertemplate": "%{y:.1f}", "legendgroup": "Utility users tax", "line": {"color": "#edc948", "width": 0.5}, "mode": "lines", "name": "Utility users tax", "showlegend": false, "stackgroup": "one", "type": "scatter", "visible": false, "x": [2003, 2004, 2005, 2006, 2007, 2008, 2009, 2010, 2011, 2012, 2013, 2014, 2015, 2016, 2017, 2018, 2019, 2020, 2021, 2022, 2023, 2024], "y": [1.249, 1.132, 0.8119, 0.7536, 0.7171, 0.693, 0.7048, 0.7202, 0.7041, 0.689, 0.6274, 0.5965, 0.6053, 0.5476, 0.4705, 0.4314, 0.3397, 0.3188, 0.3113, 0.3228, 0.3388, 0.301]}], "layout": {"font": {"family": "-apple-system, Segoe UI, sans-serif", "size": 13}, "height": 560, "hovermode": "x unified", "legend": {"orientation": "v", "x": 1.01}, "margin": {"b": 60, "l": 60, "r": 20, "t": 140}, "title": {"text": "County tax revenue by type<br><sup>Source: California State Controller's Office, Cities / Counties / Special Districts Annual Reports</sup>", "x": 0.01, "y": 0.97, "yanchor": "top"}, "updatemenus": [{"buttons": [{"args": [{"visible": [true, true, true, true, true, true, false, false, false, false, false, false, false, false, false, false, false, false, false, false, false, false, false, false]}, {"yaxis.title.text": "$B"}], "label": "Nominal ($B)", "method": "update"}, {"args": [{"visible": [false, false, false, false, false, false, true, true, true, true, true, true, false, false, false, false, false, false, false, false, false, false, false, false]}, {"yaxis.title.text": "$B"}], "label": "Real, 2026 dollars ($B)", "method": "update"}, {"args": [{"visible": [false, false, false, false, false, false, false, false, false, false, false, false, true, true, true, true, true, true, false, false, false, false, false, false]}, {"yaxis.title.text": "$ per person"}], "label": "Real per person (2026 $)", "method": "update"}, {"args": [{"visible": [false, false, false, false, false, false, false, false, false, false, false, false, false, false, false, false, false, false, true, true, true, true, true, true]}, {"yaxis.title.text": "%"}], "label": "Share of total (%)", "method": "update"}], "direction": "right", "showactive": true, "type": "buttons", "x": 0, "xanchor": "left", "y": 1.0, "yanchor": "bottom"}], "xaxis": {"title": {"text": "Fiscal year (ending June 30)"}}, "yaxis": {"title": {"text": "$B"}}}}
